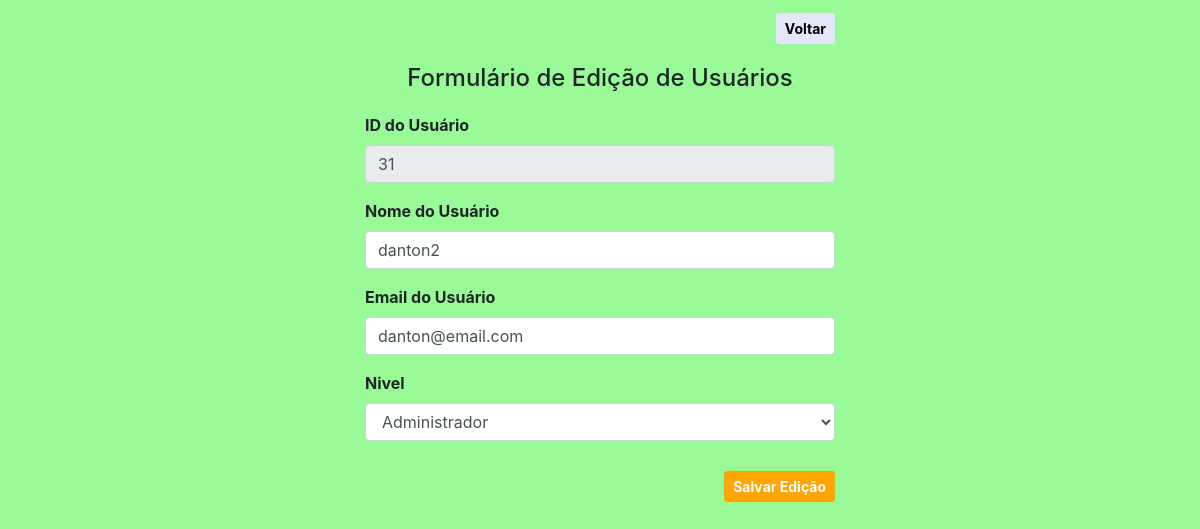
The app's page /telas/usuario/editar_usuario.php?id_usuario=31 with its own data.
### tables this page shows
CREATE TABLE `tb_usuario` (
  `id_usuario` int(11) NOT NULL,
  `nome_usuario` varchar(250) NOT NULL,
  `email_usuario` varchar(250) NOT NULL,
  `senha_usuario` varchar(250) NOT NULL,
  `nivel_usuario` int(2) NOT NULL,
  `status` varchar(50) NOT NULL
);

### telas/usuario/editar_usuario.php (the view, shortened to what this page needs)
<?php
include '../../lib/bd/conexao.php';
$id_usuario = $_GET['id_usuario'];
?>
<!DOCTYPE html>
<html>
<head>
	<link rel="stylesheet" href="../../lib/bootstrap/css/bootstrap.min.css">
	<link rel="stylesheet" href="../../lib/css/style.css">
</head>
<body>
<div class="container" id="tamanho_container">
	<div id="botao_direita">
      <a href="listar_usuario.php" role="button" id="botao_voltar" class="btn btn-sm">Voltar</a>
  </div>
	<h4>Formulário de Edição de Usuários</h4>
	<form id="espaçamento" action="atualizar_usuario.php" method="POST">
	<?php
		$sql = "SELECT * FROM `tb_usuario` WHERE id_usuario = $id_usuario";
		$buscar  = mysqli_query($conexao,$sql);
		while ($array = mysqli_fetch_array($buscar)) {
		$id_usuario = $array['id_usuario'];
    	$nome_usuario = $array['nome_usuario'];
    	$email_usuario = $array['email_usuario'];
  ?>
		<div class="form-group">
			<label>ID do Usuário</label>
			<input type="number" class="form-control" name="id_usuario"  readonly value="<?php echo $id_usuario ?>">
		</div>
		<div class="form-group">
			<label>Nome do Usuário</label>
			<input type="text" class="form-control" name="nome_usuario" value="<?php echo $nome_usuario ?>"   autocomplete="off">
		</div>
		<div class="form-group">
			<label>Email do Usuário</label>
			<input type="email" class="form-control" name="email_usuario" value="<?php echo $email_usuario ?>">
		</div>
		<div class="form-group">
			<label>Nivel</label>
			<select class="form-control" name="nivel_usuario"required>
				<option value="1">Administrador</option>
			</select>
		</div>
  		<div id="botao_direita">
  			<button type="submit" id="botao_editar" class="btn btn-sm">Salvar Edição</button>
  		</div>
  	<?php } ?>
  	</form>
</div>
</body>
</html>

### records on screen
tb_usuario: id_usuario "31", nome_usuario "danton2", email_usuario "danton@email.com"
